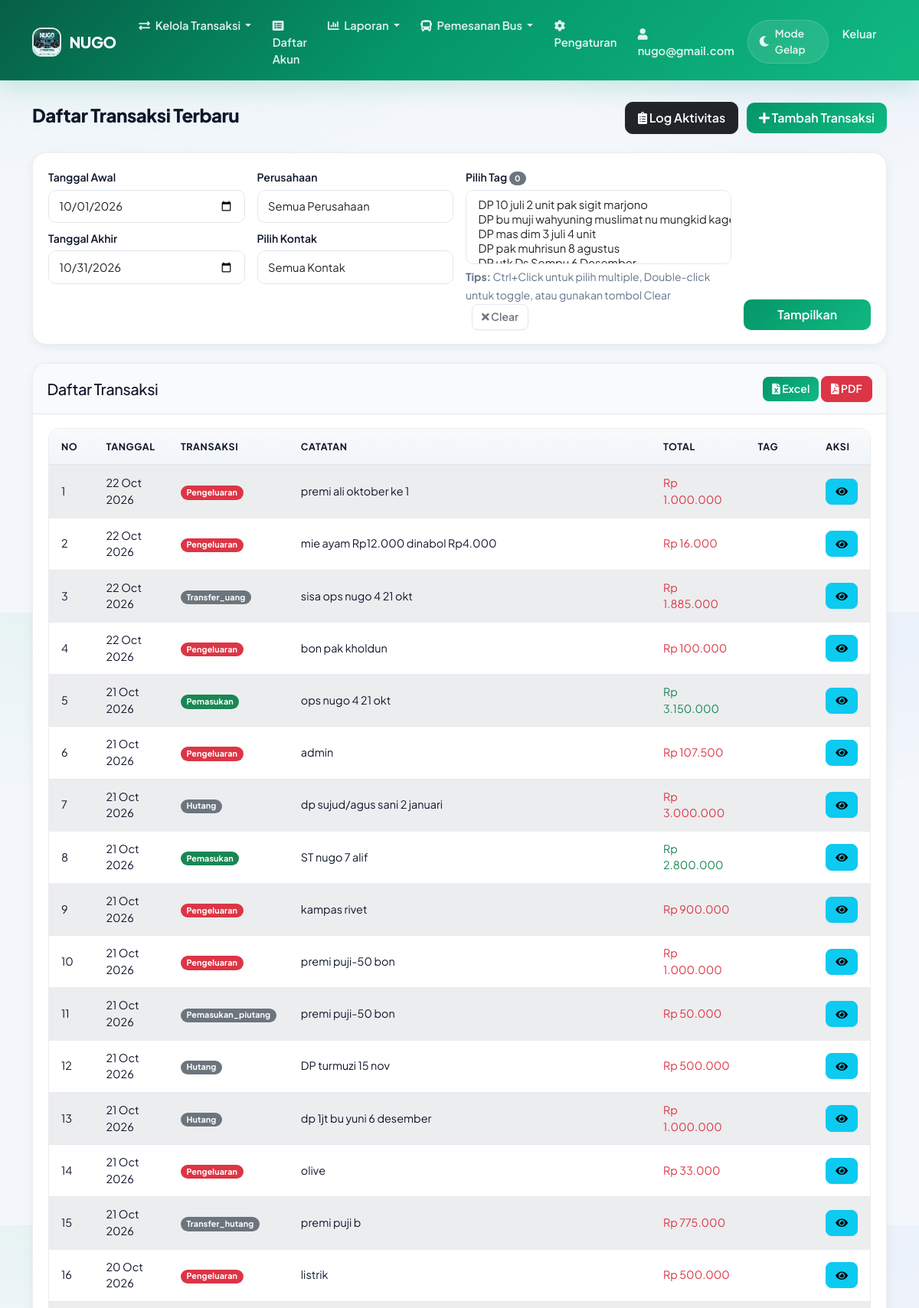
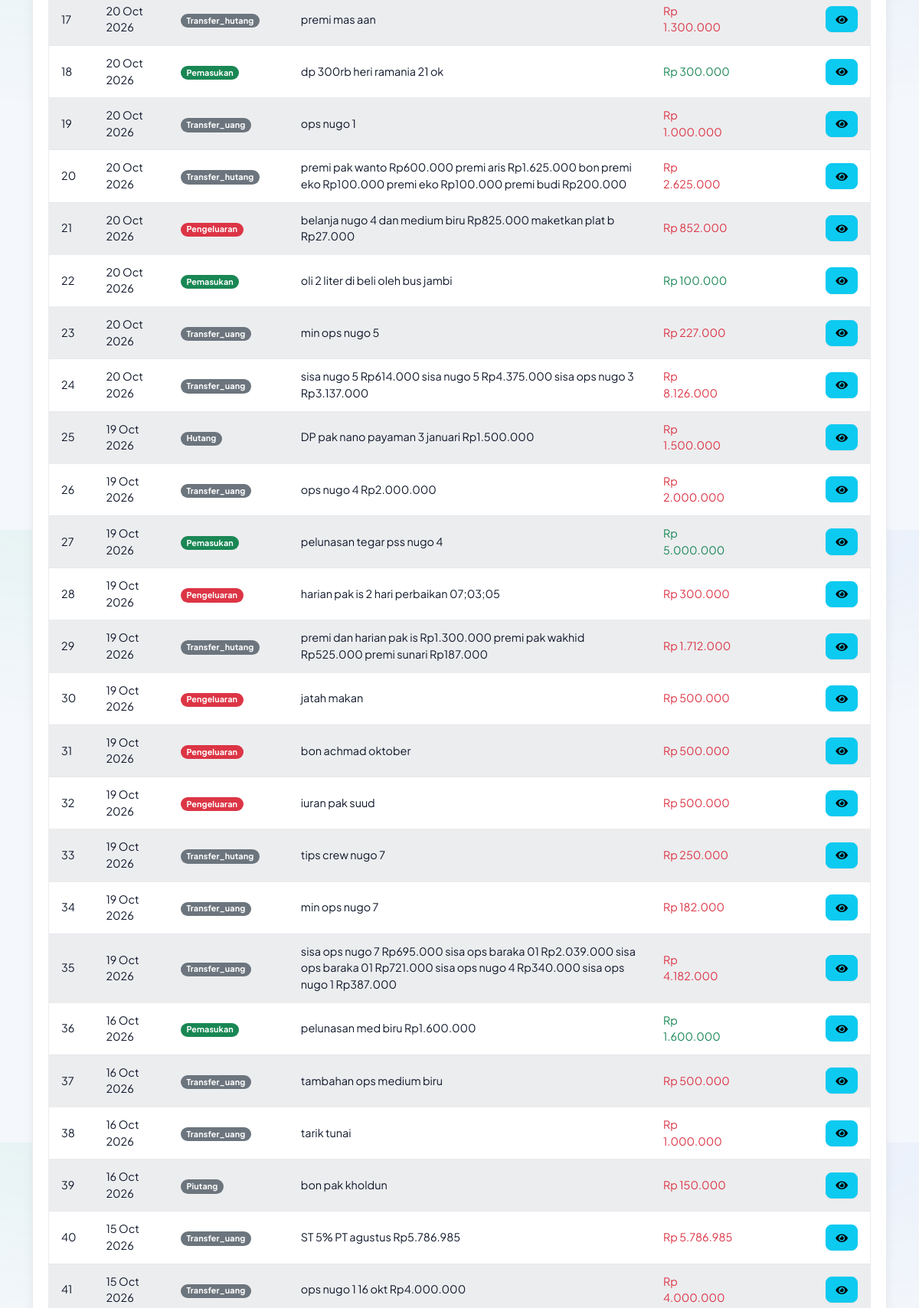
/laporan/transaksi.php (signed in, upper part), run on the app's committed database (2 pictures, top to bottom).
### tables this page shows
CREATE TABLE `perusahaan` (
  `id` int(11) NOT NULL,
  `nama` varchar(100) NOT NULL,
  `alamat` text DEFAULT NULL,
  `telepon` varchar(20) DEFAULT NULL,
  `email` varchar(100) DEFAULT NULL,
  `website` varchar(255) DEFAULT NULL COMMENT 'URL website perusahaan',
  `logo` varchar(255) DEFAULT NULL,
  `jenis` enum('regular','premium') NOT NULL DEFAULT 'regular' COMMENT 'Jenis akun perusahaan',
  `deskripsi` text DEFAULT NULL,
  `created_at` timestamp NOT NULL DEFAULT current_timestamp()
);

CREATE TABLE `users` (
  `id` int(11) NOT NULL,
  `username` varchar(50) NOT NULL,
  `password` varchar(255) NOT NULL,
  `nama_lengkap` varchar(100) NOT NULL,
  `email` varchar(100) DEFAULT NULL,
  `no_hp` varchar(20) DEFAULT NULL,
  `alamat` text DEFAULT NULL,
  `foto_profil` varchar(255) DEFAULT NULL,
  `id_perusahaan` int(11) DEFAULT NULL,
  `default_company` int(11) DEFAULT NULL,
  `created_at` timestamp NOT NULL DEFAULT current_timestamp()
);

CREATE TABLE `transaksi` (
  `id` int(11) NOT NULL,
  `tanggal` date NOT NULL,
  `id_akun_debit` int(11) NOT NULL,
  `id_akun_kredit` int(11) NOT NULL,
  `keterangan` text NOT NULL,
  `jenis` enum('pemasukan','pengeluaran','hutang','piutang','tanam_modal','tarik_modal','transfer_uang','pemasukan_piutang','transfer_hutang') NOT NULL,
  `jumlah` decimal(15,2) NOT NULL,
  `pajak` decimal(5,2) NOT NULL,
  `bunga` decimal(5,2) NOT NULL,
  `total` decimal(15,2) NOT NULL,
  `file_lampiran` varchar(255) DEFAULT NULL,
  `penanggung_jawab` text DEFAULT NULL,
  `tag` varchar(50) DEFAULT NULL,
  `created_by` int(11) NOT NULL,
  `id_perusahaan` int(11) DEFAULT NULL,
  `created_at` timestamp NOT NULL DEFAULT current_timestamp()
);

### laporan/transaksi.php (the view, shortened to what the rows shown need)
<?php
require_once '../config/database.php';
require_once '../config/functions.php';
$tanggal_awal = isset($_GET['tanggal_awal']) ? $_GET['tanggal_awal'] : date('Y-m-01');
$tanggal_akhir = isset($_GET['tanggal_akhir']) ? $_GET['tanggal_akhir'] : date('Y-m-t');
$stmt_company = $db->prepare("SELECT default_company FROM users WHERE id = ?");
$stmt_company->execute([$_SESSION['user_id']]);
$user_data = $stmt_company->fetch();
$id_perusahaan = $user_data['default_company'];
$filter_perusahaan = $id_perusahaan;
$sql = "SELECT t.*,
        ad.kode_akun as kode_akun_debit, ad.nama_akun as nama_akun_debit,
        ak.kode_akun as kode_akun_kredit, ak.nama_akun as nama_akun_kredit
        FROM transaksi t
        LEFT JOIN akun ad ON t.id_akun_debit = ad.id
        LEFT JOIN akun ak ON t.id_akun_kredit = ak.id
        WHERE t.tanggal BETWEEN :tanggal_awal AND :tanggal_akhir
        AND t.id_perusahaan = :id_perusahaan";
$params = [
    ':tanggal_awal' => $tanggal_awal,
    ':tanggal_akhir' => $tanggal_akhir,
    ':id_perusahaan' => $filter_perusahaan
];
$sql .= " ORDER BY t.tanggal DESC, t.id DESC";
$stmt = $db->prepare($sql);
$stmt->execute($params);
$transaksi_list = $stmt->fetchAll();
include '../templates/header.php';
?>
<div class="container mt-4">
    <div class="d-flex justify-content-between align-items-center mb-4">
        <h2>Daftar Transaksi Terbaru</h2>
    </div>
    <div class="card">
        <div class="card-body">
            <div class="table-responsive">
                <table class="table table-striped table-hover">
                    <thead>
                        <tr>
                            <th>No</th>
                            <th>Tanggal</th>
                            <th>Transaksi</th>
                            <th>Catatan</th>
                            <th>Total</th>
                            <th>Tag</th>
                            <th>Aksi</th>
                        </tr>
                    </thead>
                    <tbody>
                        <?php if (empty($transaksi_list)): ?>
                            <tr>
                                <td colspan="7" class="text-center">Tidak ada data transaksi</td>
                            </tr>
                        <?php else: ?>
                            <?php $no = 1;
                            foreach ($transaksi_list as $transaksi): ?>
                                <tr>
                                    <td><?= $no++ ?></td>
                                    <td><?= date('d M Y', strtotime($transaksi['tanggal'])) ?><br>
                                    </td>
                                    <td>
                                        <span class="badge <?= getJenisBadgeClass($transaksi['jenis']) ?>">
                                            <?= ucfirst($transaksi['jenis']) ?>
                                        </span>
                                    </td>
                                    <td><?= htmlspecialchars($transaksi['keterangan']) ?></td>
                                    <td class="<?= $transaksi['jenis'] == 'pemasukan' ? 'text-success' : 'text-danger' ?>">
                                        <?= formatRupiah($transaksi['jumlah']) ?>
                                    </td>
                                    <td>
                                    </td>
                                    <td>
                                        <a href="../transaksi/index.php?id=<?= $transaksi['id'] ?>" class="btn btn-sm btn-info">
                                            <i class="fas fa-eye"></i>
                                        </a>
                                    </td>
                                </tr>
                            <?php endforeach; ?>
                        <?php endif; ?>
                                        </tbody>
                </table>
            </div>
        </div>
    </div>
</div>
<?php
function getJenisBadgeClass($jenis)
{
    switch ($jenis) {
        case 'pemasukan':
            return 'bg-success';
        case 'pengeluaran':
            return 'bg-danger';
        default:
            return 'bg-secondary';
    }
}
?>
<?php
include '../templates/footer.php';
?>

### templates/header.php (shortened to what the rows shown need)
<!DOCTYPE html>
<html lang="id" data-theme="light">
<head>
    <link href="https://cdn.jsdelivr.net/npm/bootstrap@5.1.3/dist/css/bootstrap.min.css" rel="stylesheet">
    <link href="https://cdnjs.cloudflare.com/ajax/libs/font-awesome/5.15.4/css/all.min.css" rel="stylesheet">
    <?php
    $sikeu_theme_ver = @filemtime(__DIR__ . '/../assets/css/sikeu-theme.css') ?: time();
    $sikeu_dark_ver = @filemtime(__DIR__ . '/../assets/css/dark-mode.css') ?: time();
    $sikeu_style_ver = @filemtime(__DIR__ . '/../assets/css/style.css') ?: time();
    ?>
    <link href="/assets/css/sikeu-theme.css?v=<?= $sikeu_theme_ver ?>" rel="stylesheet">
    <link href="/assets/css/dark-mode.css?v=<?= $sikeu_dark_ver ?>" rel="stylesheet">
    <link rel="stylesheet" href="/assets/css/style.css?v=<?= $sikeu_style_ver ?>">
    <link rel="stylesheet" href="https://unpkg.com/leaflet@1.7.1/dist/leaflet.css" />
</head>
<body class="sikeu-app">
    <nav class="navbar navbar-expand-lg navbar-dark sikeu-navbar">
        <div class="container">
            <a class="navbar-brand" href="/index.php">
                <?php
                $logo_path = '/assets/img/logo.jpg';
                if (isset($_SESSION['user_id']) && isset($db)) {
                    $user_id = $_SESSION['user_id'];
                    $stmt = $db->prepare("SELECT default_company FROM users WHERE id = ?");
                    $stmt->execute([$user_id]);
                    $user_data = $stmt->fetch();
                    $default_company_id = $user_data['default_company'] ?? null;
                    if ($default_company_id) {
                        $stmt = $db->prepare("SELECT logo, nama FROM perusahaan WHERE id = ?");
                        $stmt->execute([$default_company_id]);
                        $perusahaan = $stmt->fetch();
                        if ($perusahaan && !empty($perusahaan['logo'])) {
                            $logo_path = '/' . $perusahaan['logo'];
                        }
                    }
                }
                ?>
                <img src="<?php echo htmlspecialchars($logo_path); ?>" alt="Logo" />
                <?php
                if (isset($perusahaan) && !empty($perusahaan['nama'])) {
                    echo htmlspecialchars($perusahaan['nama']);
                } else {
                    echo "SiKeu";
                }
                ?>
            </a>
            <div class="collapse navbar-collapse" id="navbarNav">
                <ul class="navbar-nav me-auto">
                </ul>
                <ul class="navbar-nav">
                    <?php if (isset($_SESSION['user_id'])) :
                        $stmt = $db->prepare("SELECT * FROM users WHERE id = ?");
                        $stmt->execute([$_SESSION['user_id']]);
                        $user = $stmt->fetch();
                        $username = $user['username'] ?? 'Pengguna';
                    ?>
                        <li class="nav-item">
                            <a class="nav-link" href="/pengaturan/profil.php">
                                <i class="fas fa-user me-1"></i>
                                <span><?php echo htmlspecialchars($username); ?></span>
                            </a>
                        </li>
                        <li class="nav-item d-flex align-items-center px-1">
                            <div class="sikeu-theme-switch" onclick="toggleTheme()" role="button" tabindex="0" aria-label="Toggle theme">
                                <i class="fas fa-moon"></i>
                                <span class="d-none d-lg-inline">Mode Gelap</span>
                            </div>
                        </li>
                        <li class="nav-item">
                            <a class="nav-link" href="/logout.php">Keluar</a>
                        </li>
                    <?php endif; ?>
                </ul>
            </div>
        </div>
    </nav>

### data on the page
perusahaan: logo (picture), nama "NUGO"
users: username "nugo@gmail.com"
transaksi: tanggal "22 Oct 2026", jenis "Pengeluaran", keterangan "premi ali oktober ke 1", jumlah "Rp 1.000.000"
transaksi: tanggal "22 Oct 2026", jenis "Pengeluaran", keterangan "mie ayam Rp12.000 dinabol Rp4.000", jumlah "Rp 16.000"
transaksi: tanggal "22 Oct 2026", jenis "Transfer_uang", keterangan "sisa ops nugo 4 21 okt", jumlah "Rp 1.885.000"
transaksi: tanggal "22 Oct 2026", jenis "Pengeluaran", keterangan "bon pak kholdun", jumlah "Rp 100.000"
transaksi: tanggal "21 Oct 2026", jenis "Pemasukan", keterangan "ops nugo 4 21 okt", jumlah "Rp 3.150.000"
transaksi: tanggal "21 Oct 2026", jenis "Pengeluaran", keterangan "admin", jumlah "Rp 107.500"
transaksi: tanggal "21 Oct 2026", jenis "Hutang", keterangan "dp sujud/agus sani 2 januari", jumlah "Rp 3.000.000"
transaksi: tanggal "21 Oct 2026", jenis "Pemasukan", keterangan "ST nugo 7 alif", jumlah "Rp 2.800.000"
transaksi: tanggal "21 Oct 2026", jenis "Pengeluaran", keterangan "kampas rivet", jumlah "Rp 900.000"
transaksi: tanggal "21 Oct 2026", jenis "Pengeluaran", keterangan "premi puji-50 bon", jumlah "Rp 1.000.000"
transaksi: tanggal "21 Oct 2026", jenis "Pemasukan_piutang", keterangan "premi puji-50 bon", jumlah "Rp 50.000"
transaksi: tanggal "21 Oct 2026", jenis "Hutang", keterangan "DP turmuzi 15 nov", jumlah "Rp 500.000"
transaksi: tanggal "21 Oct 2026", jenis "Hutang", keterangan "dp 1jt bu yuni 6 desember", jumlah "Rp 1.000.000"
transaksi: tanggal "21 Oct 2026", jenis "Pengeluaran", keterangan "olive", jumlah "Rp 33.000"
transaksi: tanggal "21 Oct 2026", jenis "Transfer_hutang", keterangan "premi puji b", jumlah "Rp 775.000"
transaksi: tanggal "20 Oct 2026", jenis "Pengeluaran", keterangan "listrik", jumlah "Rp 500.000"
transaksi: tanggal "20 Oct 2026", jenis "Transfer_hutang", keterangan "premi mas aan", jumlah "Rp 1.300.000"
transaksi: tanggal "20 Oct 2026", jenis "Pemasukan", keterangan "dp 300rb heri ramania 21 ok", jumlah "Rp 300.000"
transaksi: tanggal "20 Oct 2026", jenis "Transfer_uang", keterangan "ops nugo 1", jumlah "Rp 1.000.000"
transaksi: tanggal "20 Oct 2026", jenis "Transfer_hutang", keterangan "premi pak wanto Rp600.000 premi aris Rp1.625.000 bon premi eko Rp100.000 premi eko Rp100.000 premi budi Rp200.000", jumlah "Rp 2.625.000"
transaksi: tanggal "20 Oct 2026", jenis "Pengeluaran", keterangan "belanja nugo 4 dan medium biru Rp825.000 maketkan plat b Rp27.000", jumlah "Rp 852.000"
transaksi: tanggal "20 Oct 2026", jenis "Pemasukan", keterangan "oli 2 liter di beli oleh bus jambi", jumlah "Rp 100.000"
transaksi: tanggal "20 Oct 2026", jenis "Transfer_uang", keterangan "min ops nugo 5", jumlah "Rp 227.000"
transaksi: tanggal "20 Oct 2026", jenis "Transfer_uang", keterangan "sisa nugo 5 Rp614.000 sisa nugo 5 Rp4.375.000 sisa ops nugo 3 Rp3.137.000", jumlah "Rp 8.126.000"
transaksi: tanggal "19 Oct 2026", jenis "Hutang", keterangan "DP pak nano payaman 3 januari Rp1.500.000", jumlah "Rp 1.500.000"
transaksi: tanggal "19 Oct 2026", jenis "Transfer_uang", keterangan "ops nugo 4 Rp2.000.000", jumlah "Rp 2.000.000"
transaksi: tanggal "19 Oct 2026", jenis "Pemasukan", keterangan "pelunasan tegar pss nugo 4", jumlah "Rp 5.000.000"
transaksi: tanggal "19 Oct 2026", jenis "Pengeluaran", keterangan "harian pak is 2 hari perbaikan 07;03;05", jumlah "Rp 300.000"
transaksi: tanggal "19 Oct 2026", jenis "Transfer_hutang", keterangan "premi dan harian pak is Rp1.300.000 premi pak wakhid Rp525.000 premi sunari Rp187.000", jumlah "Rp 1.712.000"
transaksi: tanggal "19 Oct 2026", jenis "Pengeluaran", keterangan "jatah makan", jumlah "Rp 500.000"
transaksi: tanggal "19 Oct 2026", jenis "Pengeluaran", keterangan "bon achmad oktober", jumlah "Rp 500.000"
transaksi: tanggal "19 Oct 2026", jenis "Pengeluaran", keterangan "iuran pak suud", jumlah "Rp 500.000"
transaksi: tanggal "19 Oct 2026", jenis "Transfer_hutang", keterangan "tips crew nugo 7", jumlah "Rp 250.000"
transaksi: tanggal "19 Oct 2026", jenis "Transfer_uang", keterangan "min ops nugo 7", jumlah "Rp 182.000"
transaksi: tanggal "19 Oct 2026", jenis "Transfer_uang", keterangan "sisa ops nugo 7 Rp695.000 sisa ops baraka 01 Rp2.039.000 sisa ops baraka 01 Rp721.000 sisa ops nugo 4 Rp340.000 sisa ops nugo 1 Rp387.000", jumlah "Rp 4.182.000"
transaksi: tanggal "16 Oct 2026", jenis "Pemasukan", keterangan "pelunasan med biru Rp1.600.000", jumlah "Rp 1.600.000"
transaksi: tanggal "16 Oct 2026", jenis "Transfer_uang", keterangan "tambahan ops medium biru", jumlah "Rp 500.000"
transaksi: tanggal "16 Oct 2026", jenis "Transfer_uang", keterangan "tarik tunai", jumlah "Rp 1.000.000"
transaksi: tanggal "16 Oct 2026", jenis "Piutang", keterangan "bon pak kholdun", jumlah "Rp 150.000"
transaksi: tanggal "15 Oct 2026", jenis "Transfer_uang", keterangan "ST 5% PT agustus Rp5.786.985", jumlah "Rp 5.786.985"
transaksi: tanggal "15 Oct 2026", jenis "Transfer_uang", keterangan "ops nugo 1 16 okt Rp4.000.000", jumlah "Rp 4.000.000"

### other printed values
count($tags) "0"
